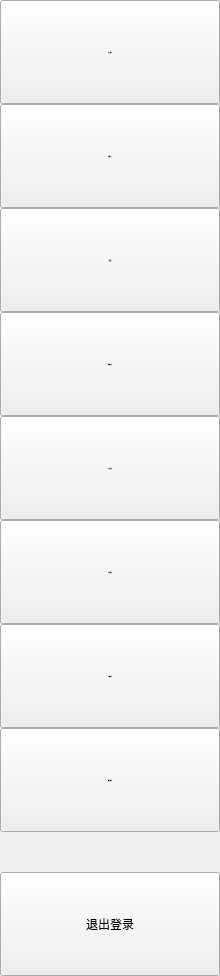
       <widget class="QWidget" name="tool" native="true">
        <property name="sizePolicy">
         <sizepolicy hsizetype="Fixed" vsizetype="Expanding">
          <horstretch>0</horstretch>
          <verstretch>0</verstretch>
         </sizepolicy>
        </property>
        <property name="minimumSize">
         <size>
          <width>220</width>
          <height>0</height>
         </size>
        </property>
        <property name="maximumSize">
         <size>
          <width>220</width>
          <height>16777215</height>
         </size>
        </property>
        <property name="contextMenuPolicy">
         <enum>Qt::ContextMenuPolicy::DefaultContextMenu</enum>
        </property>
        <property name="styleSheet">
         <string notr="true">QWidget#widget {background-color:rgb(84,92,100);}
QWidget#widget QToolButton{border:none;background-color:rgb(84,92,100);color:white;min-height:55px;font-size:16px;font-family:&quot;微软雅黑&quot;}
QWidget#widget QToolButton:checked{background-color:rgb(67,74,80);}</string>
        </property>
        <layout class="QVBoxLayout" name="verticalLayout_4">
         <property name="spacing">
          <number>0</number>
         </property>
         <property name="leftMargin">
          <number>0</number>
         </property>
         <property name="topMargin">
          <number>0</number>
         </property>
         <property name="rightMargin">
          <number>0</number>
         </property>
         <property name="bottomMargin">
          <number>0</number>
         </property>
         <item>
          <widget class="QToolButton" name="Ownermanagement_Button_2">
           <property name="sizePolicy">
            <sizepolicy hsizetype="Expanding" vsizetype="Expanding">
             <horstretch>0</horstretch>
             <verstretch>0</verstretch>
            </sizepolicy>
           </property>
           <property name="minimumSize">
            <size>
             <width>220</width>
             <height>104</height>
            </size>
           </property>
           <property name="maximumSize">
            <size>
             <width>220</width>
             <height>150</height>
            </size>
           </property>
           <property name="font">
            <font>
             <family>微软雅黑</family>
             <pointsize>-1</pointsize>
             <bold>false</bold>
            </font>
           </property>
           <property name="styleSheet">
            <string notr="true">checked{background-color:rgb(67,74,80);}</string>
           </property>
           <property name="text">
            <string>业主管理</string>
           </property>
           <property name="icon">
            <iconset>
             <normaloff>:/Tools/owner.svg</normaloff>:/Tools/owner.svg</iconset>
           </property>
           <property name="iconSize">
            <size>
             <width>20</width>
             <height>20</height>
            </size>
           </property>
           <property name="checkable">
            <bool>true</bool>
           </property>
           <property name="checked">
            <bool>false</bool>
           </property>
           <property name="toolButtonStyle">
            <enum>Qt::ToolButtonStyle::ToolButtonTextBesideIcon</enum>
           </property>
           <attribute name="buttonGroup">
            <string notr="true">buttonGroup</string>
           </attribute>
          </widget>
         </item>
         <item>
          <widget class="QToolButton" name="Checkin_Button">
           <property name="sizePolicy">
            <sizepolicy hsizetype="Expanding" vsizetype="Expanding">
             <horstretch>0</horstretch>
             <verstretch>0</verstretch>
            </sizepolicy>
           </property>
           <property name="minimumSize">
            <size>
             <width>220</width>
             <height>104</height>
            </size>
           </property>
           <property name="maximumSize">
            <size>
             <width>220</width>
             <height>150</height>
            </size>
           </property>
           <property name="font">
            <font>
             <family>微软雅黑</family>
             <pointsize>-1</pointsize>
             <bold>false</bold>
            </font>
           </property>
           <property name="text">
            <string>出勤打卡</string>
           </property>
           <property name="icon">
            <iconset>
             <normaloff>:/Tools/checkin.svg</normaloff>:/Tools/checkin.svg</iconset>
           </property>
           <property name="iconSize">
            <size>
             <width>20</width>
             <height>20</height>
            </size>
           </property>
           <property name="checkable">
            <bool>true</bool>
           </property>
           <property name="checked">
            <bool>false</bool>
           </property>
           <property name="toolButtonStyle">
            <enum>Qt::ToolButtonStyle::ToolButtonIconOnly</enum>
           </property>
           <attribute name="buttonGroup">
            <string notr="true">buttonGroup</string>
           </attribute>
          </widget>
         </item>
         <item>
          <widget class="QToolButton" name="Leave_Button_2">
           <property name="sizePolicy">
            <sizepolicy hsizetype="Expanding" vsizetype="Expanding">
             <horstretch>0</horstretch>
             <verstretch>0</verstretch>
            </sizepolicy>
           </property>
           <property name="minimumSize">
            <size>
             <width>220</width>
             <height>104</height>
            </size>
           </property>
           <property name="maximumSize">
            <size>
             <width>220</width>
             <height>150</height>
            </size>
           </property>
           <property name="font">
            <font>
             <family>微软雅黑</family>
             <pointsize>-1</pointsize>
             <bold>false</bold>
            </font>
           </property>
           <property name="text">
            <string>请销假</string>
           </property>
           <property name="icon">
            <iconset>
             <normaloff>:/Tools/leave.svg</normaloff>:/Tools/leave.svg</iconset>
           </property>
           <property name="iconSize">
            <size>
             <width>20</width>
             <height>20</height>
            </size>
           </property>
           <property name="checkable">
            <bool>true</bool>
           </property>
           <property name="checked">
            <bool>false</bool>
           </property>
           <property name="toolButtonStyle">
            <enum>Qt::ToolButtonStyle::ToolButtonIconOnly</enum>
           </property>
           <attribute name="buttonGroup">
            <string notr="true">buttonGroup</string>
           </attribute>
          </widget>
         </item>
         <item>
          <widget class="QToolButton" name="Repair_Button_4">
           <property name="sizePolicy">
            <sizepolicy hsizetype="Expanding" vsizetype="Expanding">
             <horstretch>0</horstretch>
             <verstretch>0</verstretch>
            </sizepolicy>
           </property>
           <property name="minimumSize">
            <size>
             <width>220</width>
             <height>104</height>
            </size>
           </property>
           <property name="maximumSize">
            <size>
             <width>220</width>
             <height>150</height>
            </size>
           </property>
           <property name="font">
            <font>
             <family>微软雅黑</family>
             <pointsize>-1</pointsize>
             <bold>false</bold>
            </font>
           </property>
           <property name="text">
            <string>报修处理</string>
           </property>
           <property name="icon">
            <iconset>
             <normaloff>:/Tools/repair.svg</normaloff>:/Tools/repair.svg</iconset>
           </property>
           <property name="iconSize">
            <size>
             <width>20</width>
             <height>20</height>
            </size>
           </property>
           <property name="checkable">
            <bool>true</bool>
           </property>
           <property name="checked">
            <bool>false</bool>
           </property>
           <property name="toolButtonStyle">
            <enum>Qt::ToolButtonStyle::ToolButtonIconOnly</enum>
           </property>
           <attribute name="buttonGroup">
            <string notr="true">buttonGroup</string>
           </attribute>
          </widget>
         </item>
         <item>
          <widget class="QToolButton" name="Attendence_Button_3">
           <property name="sizePolicy">
            <sizepolicy hsizetype="Expanding" vsizetype="Expanding">
             <horstretch>0</horstretch>
             <verstretch>0</verstretch>
            </sizepolicy>
           </property>
           <property name="minimumSize">
            <size>
             <width>220</width>
             <height>104</height>
            </size>
           </property>
           <property name="maximumSize">
            <size>
             <width>220</width>
             <height>150</height>
            </size>
           </property>
           <property name="font">
            <font>
             <family>微软雅黑</family>
             <pointsize>-1</pointsize>
             <bold>false</bold>
            </font>
           </property>
           <property name="text">
            <string>车位出租</string>
           </property>
           <property name="icon">
            <iconset>
             <normaloff>:/Tools/attendence.svg</normaloff>:/Tools/attendence.svg</iconset>
           </property>
           <property name="iconSize">
            <size>
             <width>20</width>
             <height>20</height>
            </size>
           </property>
           <property name="checkable">
            <bool>true</bool>
           </property>
           <property name="toolButtonStyle">
            <enum>Qt::ToolButtonStyle::ToolButtonIconOnly</enum>
           </property>
           <attribute name="buttonGroup">
            <string notr="true">buttonGroup</string>
           </attribute>
          </widget>
         </item>
         <item>
          <widget class="QToolButton" name="Parking_Button">
           <property name="sizePolicy">
            <sizepolicy hsizetype="Expanding" vsizetype="Expanding">
             <horstretch>0</horstretch>
             <verstretch>0</verstretch>
            </sizepolicy>
           </property>
           <property name="minimumSize">
            <size>
             <width>220</width>
             <height>104</height>
            </size>
           </property>
           <property name="maximumSize">
            <size>
             <width>220</width>
             <height>150</height>
            </size>
           </property>
           <property name="font">
            <font>
             <family>微软雅黑</family>
             <pointsize>-1</pointsize>
             <bold>false</bold>
            </font>
           </property>
           <property name="styleSheet">
            <string notr="true">checked{background-color:rgb(67,74,80);}</string>
           </property>
           <property name="text">
            <string>车位管理</string>
           </property>
           <property name="icon">
            <iconset>
             <normaloff>:/Tools/parking.svg</normaloff>:/Tools/parking.svg</iconset>
           </property>
           <property name="iconSize">
            <size>
             <width>20</width>
             <height>20</height>
            </size>
           </property>
           <property name="checkable">
            <bool>true</bool>
           </property>
           <property name="checked">
            <bool>false</bool>
           </property>
           <property name="toolButtonStyle">
            <enum>Qt::ToolButtonStyle::ToolButtonTextBesideIcon</enum>
           </property>
           <attribute name="buttonGroup">
            <string notr="true">buttonGroup</string>
           </attribute>
          </widget>
         </item>
         <item>
          <widget class="QToolButton" name="caridentify">
           <property name="sizePolicy">
            <sizepolicy hsizetype="Expanding" vsizetype="Fixed">
             <horstretch>0</horstretch>
             <verstretch>0</verstretch>
            </sizepolicy>
           </property>
           <property name="minimumSize">
            <size>
             <width>220</width>
             <height>104</height>
            </size>
           </property>
           <property name="maximumSize">
            <size>
             <width>220</width>
             <height>150</height>
            </size>
           </property>
           <property name="font">
            <font>
             <family>微软雅黑</family>
             <pointsize>-1</pointsize>
             <bold>false</bold>
            </font>
           </property>
           <property name="text">
            <string>车辆识别</string>
           </property>
           <property name="icon">
            <iconset>
             <normaloff>:/Tools/caridentify.svg</normaloff>:/Tools/caridentify.svg</iconset>
           </property>
           <property name="iconSize">
            <size>
             <width>20</width>
             <height>20</height>
            </size>
           </property>
           <property name="checkable">
            <bool>true</bool>
           </property>
           <property name="toolButtonStyle">
            <enum>Qt::ToolButtonStyle::ToolButtonTextBesideIcon</enum>
           </property>
           <attribute name="buttonGroup">
            <string notr="true">buttonGroup</string>
           </attribute>
          </widget>
         </item>
         <item>
          <widget class="QToolButton" name="Feemanagement_Button">
           <property name="sizePolicy">
            <sizepolicy hsizetype="Expanding" vsizetype="Expanding">
             <horstretch>0</horstretch>
             <verstretch>0</verstretch>
            </sizepolicy>
           </property>
           <property name="minimumSize">
            <size>
             <width>220</width>
             <height>104</height>
            </size>
           </property>
           <property name="maximumSize">
            <size>
             <width>220</width>
             <height>150</height>
            </size>
           </property>
           <property name="font">
            <font>
             <family>微软雅黑</family>
             <pointsize>-1</pointsize>
             <bold>false</bold>
            </font>
           </property>
           <property name="styleSheet">
            <string notr="true">checked{background-color:rgb(67,74,80);}</string>
           </property>
           <property name="text">
            <string>缴费管理</string>
           </property>
           <property name="icon">
            <iconset>
             <normaloff>:/Tools/fee.svg</normaloff>:/Tools/fee.svg</iconset>
           </property>
           <property name="iconSize">
            <size>
             <width>20</width>
             <height>20</height>
            </size>
           </property>
           <property name="checkable">
            <bool>true</bool>
           </property>
           <property name="checked">
            <bool>false</bool>
           </property>
           <property name="toolButtonStyle">
            <enum>Qt::ToolButtonStyle::ToolButtonTextBesideIcon</enum>
           </property>
           <attribute name="buttonGroup">
            <string notr="true">buttonGroup</string>
           </attribute>
          </widget>
         </item>
         <item>
          <spacer name="verticalSpacer">
           <property name="orientation">
            <enum>Qt::Orientation::Vertical</enum>
           </property>
           <property name="sizeHint" stdset="0">
            <size>
             <width>20</width>
             <height>40</height>
            </size>
           </property>
          </spacer>
         </item>
         <item>
          <widget class="QToolButton" name="toolButton">
           <property name="sizePolicy">
            <sizepolicy hsizetype="Expanding" vsizetype="Fixed">
             <horstretch>0</horstretch>
             <verstretch>0</verstretch>
            </sizepolicy>
           </property>
           <property name="minimumSize">
            <size>
             <width>220</width>
             <height>104</height>
            </size>
           </property>
           <property name="maximumSize">
            <size>
             <width>220</width>
             <height>16777215</height>
            </size>
           </property>
           <property name="text">
            <string>退出登录</string>
           </property>
          </widget>
         </item>
        </layout>
       </widget>
